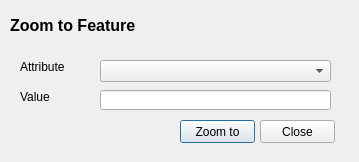
<?xml version="1.0" encoding="UTF-8"?>
<ui version="4.0">
 <class>searchFeatureDialog</class>
 <widget class="QDialog" name="searchFeatureDialog">
  <property name="geometry">
   <rect>
    <x>0</x>
    <y>0</y>
    <width>359</width>
    <height>162</height>
   </rect>
  </property>
  <property name="windowTitle">
   <string>Zoom to Feature</string>
  </property>
  <widget class="QLabel" name="lb_title">
   <property name="geometry">
    <rect>
     <x>10</x>
     <y>10</y>
     <width>341</width>
     <height>31</height>
    </rect>
   </property>
   <property name="font">
    <font>
     <pointsize>12</pointsize>
     <weight>75</weight>
     <bold>true</bold>
    </font>
   </property>
   <property name="text">
    <string>Zoom to Feature</string>
   </property>
  </widget>
  <widget class="QPushButton" name="btn_find">
   <property name="geometry">
    <rect>
     <x>180</x>
     <y>120</y>
     <width>75</width>
     <height>23</height>
    </rect>
   </property>
   <property name="text">
    <string>Zoom to</string>
   </property>
  </widget>
  <widget class="QPushButton" name="btn_close">
   <property name="geometry">
    <rect>
     <x>260</x>
     <y>120</y>
     <width>75</width>
     <height>23</height>
    </rect>
   </property>
   <property name="text">
    <string>Close</string>
   </property>
  </widget>
  <widget class="QLineEdit" name="txt_value">
   <property name="geometry">
    <rect>
     <x>100</x>
     <y>90</y>
     <width>231</width>
     <height>20</height>
    </rect>
   </property>
  </widget>
  <widget class="QComboBox" name="cb_attribute">
   <property name="geometry">
    <rect>
     <x>100</x>
     <y>60</y>
     <width>231</width>
     <height>22</height>
    </rect>
   </property>
  </widget>
  <widget class="QLabel" name="lb_attribute">
   <property name="geometry">
    <rect>
     <x>20</x>
     <y>60</y>
     <width>46</width>
     <height>13</height>
    </rect>
   </property>
   <property name="text">
    <string>Attribute</string>
   </property>
  </widget>
  <widget class="QLabel" name="lb_value">
   <property name="geometry">
    <rect>
     <x>20</x>
     <y>90</y>
     <width>46</width>
     <height>13</height>
    </rect>
   </property>
   <property name="text">
    <string>Value</string>
   </property>
  </widget>
 </widget>
 <resources/>
 <connections/>
</ui>
